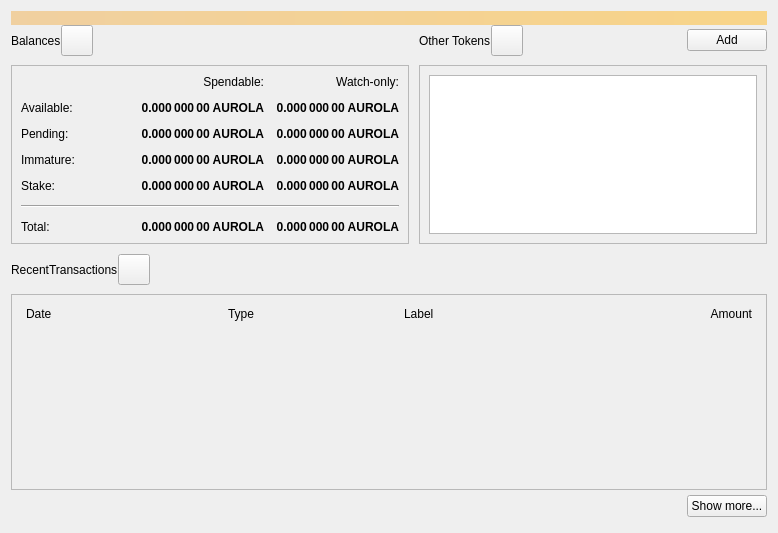
<?xml version="1.0" encoding="UTF-8"?>
<ui version="4.0">
 <class>OverviewPage</class>
 <widget class="QWidget" name="OverviewPage">
  <property name="geometry">
   <rect>
    <x>0</x>
    <y>0</y>
    <width>778</width>
    <height>533</height>
   </rect>
  </property>
  <property name="windowTitle">
   <string>Form</string>
  </property>
  <layout class="QVBoxLayout" name="topLayout">
   <property name="spacing">
    <number>0</number>
   </property>
   <item>
    <widget class="QLabel" name="labelAlerts">
     <property name="visible">
      <bool>false</bool>
     </property>
     <property name="styleSheet">
      <string notr="true">QLabel { background-color: qlineargradient(x1: 0, y1: 0, x2: 1, y2: 0, stop:0 #F0D0A0, stop:1 #F8D488); color:#000000; }</string>
     </property>
     <property name="wordWrap">
      <bool>true</bool>
     </property>
     <property name="margin">
      <number>3</number>
     </property>
     <property name="textInteractionFlags">
      <set>Qt::TextSelectableByMouse</set>
     </property>
    </widget>
   </item>
   <item>
    <layout class="QGridLayout" name="gridLayout_2">
     <item row="0" column="2">
      <layout class="QHBoxLayout" name="horizontalLayout_4">
       <property name="bottomMargin">
        <number>9</number>
       </property>
       <item>
        <widget class="QLabel" name="labelTokens">
         <property name="text">
          <string>Other Tokens</string>
         </property>
        </widget>
       </item>
       <item>
        <widget class="QToolButton" name="labelTokenStatus">
         <property name="toolTip">
          <string>The displayed information may be out of date. Your wallet automatically synchronizes with the Qtum network after a connection is established, but this process has not completed yet.</string>
         </property>
         <property name="text">
          <string/>
         </property>
         <property name="iconSize">
          <size>
           <width>24</width>
           <height>24</height>
          </size>
         </property>
         <property name="flat" stdset="0">
          <bool>false</bool>
         </property>
        </widget>
       </item>
       <item>
        <spacer name="horizontalSpacer_7">
         <property name="orientation">
          <enum>Qt::Horizontal</enum>
         </property>
         <property name="sizeHint" stdset="0">
          <size>
           <width>40</width>
           <height>20</height>
          </size>
         </property>
        </spacer>
       </item>
       <item>
        <widget class="QPushButton" name="buttonAddToken">
         <property name="text">
          <string>Add</string>
         </property>
        </widget>
       </item>
      </layout>
     </item>
     <item row="1" column="2">
      <widget class="QFrame" name="frameOtherTokens">
       <property name="minimumSize">
        <size>
         <width>0</width>
         <height>100</height>
        </size>
       </property>
       <property name="frameShape">
        <enum>QFrame::StyledPanel</enum>
       </property>
       <property name="frameShadow">
        <enum>QFrame::Raised</enum>
       </property>
       <layout class="QVBoxLayout" name="verticalLayout_10">
        <item>
         <widget class="QListView" name="listTokens">
          <property name="enabled">
           <bool>true</bool>
          </property>
         </widget>
        </item>
       </layout>
      </widget>
     </item>
     <item row="1" column="0">
      <widget class="QFrame" name="frameBalances">
       <property name="frameShape">
        <enum>QFrame::StyledPanel</enum>
       </property>
       <property name="frameShadow">
        <enum>QFrame::Raised</enum>
       </property>
       <layout class="QVBoxLayout" name="verticalLayout_4">
        <item>
         <layout class="QGridLayout" name="gridLayout">
          <property name="spacing">
           <number>12</number>
          </property>
          <item row="2" column="3">
           <widget class="QLabel" name="labelWatchPending">
            <property name="font">
             <font>
              <weight>75</weight>
              <bold>true</bold>
             </font>
            </property>
            <property name="cursor">
             <cursorShape>IBeamCursor</cursorShape>
            </property>
            <property name="toolTip">
             <string>Unconfirmed transactions to watch-only addresses</string>
            </property>
            <property name="text">
             <string notr="true">0.000 000 00 AUROLA</string>
            </property>
            <property name="alignment">
             <set>Qt::AlignRight|Qt::AlignTrailing|Qt::AlignVCenter</set>
            </property>
            <property name="textInteractionFlags">
             <set>Qt::LinksAccessibleByMouse|Qt::TextSelectableByKeyboard|Qt::TextSelectableByMouse</set>
            </property>
           </widget>
          </item>
          <item row="2" column="2">
           <widget class="QLabel" name="labelUnconfirmed">
            <property name="font">
             <font>
              <weight>75</weight>
              <bold>true</bold>
             </font>
            </property>
            <property name="cursor">
             <cursorShape>IBeamCursor</cursorShape>
            </property>
            <property name="toolTip">
             <string>Total of transactions that have yet to be confirmed, and do not yet count toward the spendable balance</string>
            </property>
            <property name="text">
             <string notr="true">0.000 000 00 AUROLA</string>
            </property>
            <property name="alignment">
             <set>Qt::AlignRight|Qt::AlignTrailing|Qt::AlignVCenter</set>
            </property>
            <property name="textInteractionFlags">
             <set>Qt::LinksAccessibleByMouse|Qt::TextSelectableByKeyboard|Qt::TextSelectableByMouse</set>
            </property>
           </widget>
          </item>
          <item row="3" column="2">
           <widget class="QLabel" name="labelImmature">
            <property name="font">
             <font>
              <weight>75</weight>
              <bold>true</bold>
             </font>
            </property>
            <property name="cursor">
             <cursorShape>IBeamCursor</cursorShape>
            </property>
            <property name="toolTip">
             <string>Mined balance that has not yet matured</string>
            </property>
            <property name="text">
             <string notr="true">0.000 000 00 AUROLA</string>
            </property>
            <property name="alignment">
             <set>Qt::AlignRight|Qt::AlignTrailing|Qt::AlignVCenter</set>
            </property>
            <property name="textInteractionFlags">
             <set>Qt::LinksAccessibleByMouse|Qt::TextSelectableByKeyboard|Qt::TextSelectableByMouse</set>
            </property>
           </widget>
          </item>
          <item row="3" column="0">
           <widget class="QLabel" name="labelImmatureText">
            <property name="text">
             <string>Immature:</string>
            </property>
           </widget>
          </item>
          <item row="0" column="3">
           <widget class="QLabel" name="labelWatchonly">
            <property name="text">
             <string>Watch-only:</string>
            </property>
            <property name="alignment">
             <set>Qt::AlignRight|Qt::AlignTrailing|Qt::AlignVCenter</set>
            </property>
           </widget>
          </item>
          <item row="1" column="0">
           <widget class="QLabel" name="labelBalanceText">
            <property name="text">
             <string>Available:</string>
            </property>
           </widget>
          </item>
          <item row="1" column="2">
           <widget class="QLabel" name="labelBalance">
            <property name="font">
             <font>
              <weight>75</weight>
              <bold>true</bold>
             </font>
            </property>
            <property name="cursor">
             <cursorShape>IBeamCursor</cursorShape>
            </property>
            <property name="toolTip">
             <string>Your current spendable balance</string>
            </property>
            <property name="text">
             <string notr="true">0.000 000 00 AUROLA</string>
            </property>
            <property name="alignment">
             <set>Qt::AlignRight|Qt::AlignTrailing|Qt::AlignVCenter</set>
            </property>
            <property name="textInteractionFlags">
             <set>Qt::LinksAccessibleByMouse|Qt::TextSelectableByKeyboard|Qt::TextSelectableByMouse</set>
            </property>
           </widget>
          </item>
          <item row="1" column="3">
           <widget class="QLabel" name="labelWatchAvailable">
            <property name="font">
             <font>
              <weight>75</weight>
              <bold>true</bold>
             </font>
            </property>
            <property name="cursor">
             <cursorShape>IBeamCursor</cursorShape>
            </property>
            <property name="toolTip">
             <string>Your current balance in watch-only addresses</string>
            </property>
            <property name="text">
             <string notr="true">0.000 000 00 AUROLA</string>
            </property>
            <property name="alignment">
             <set>Qt::AlignRight|Qt::AlignTrailing|Qt::AlignVCenter</set>
            </property>
            <property name="textInteractionFlags">
             <set>Qt::LinksAccessibleByMouse|Qt::TextSelectableByKeyboard|Qt::TextSelectableByMouse</set>
            </property>
           </widget>
          </item>
          <item row="2" column="0">
           <widget class="QLabel" name="labelPendingText">
            <property name="text">
             <string>Pending:</string>
            </property>
           </widget>
          </item>
          <item row="0" column="2">
           <widget class="QLabel" name="labelSpendable">
            <property name="text">
             <string>Spendable:</string>
            </property>
            <property name="alignment">
             <set>Qt::AlignRight|Qt::AlignTrailing|Qt::AlignVCenter</set>
            </property>
           </widget>
          </item>
          <item row="4" column="0">
           <widget class="QLabel" name="labelStakeText">
            <property name="text">
             <string>Stake:</string>
            </property>
           </widget>
          </item>
          <item row="4" column="2">
           <widget class="QLabel" name="labelStake">
            <property name="font">
             <font>
              <weight>75</weight>
              <bold>true</bold>
             </font>
            </property>
            <property name="text">
             <string>0.000 000 00 AUROLA</string>
            </property>
            <property name="alignment">
             <set>Qt::AlignRight|Qt::AlignTrailing|Qt::AlignVCenter</set>
            </property>
            <property name="textInteractionFlags">
             <set>Qt::LinksAccessibleByMouse|Qt::TextSelectableByKeyboard|Qt::TextSelectableByMouse</set>
            </property>
           </widget>
          </item>
          <item row="4" column="3">
           <widget class="QLabel" name="labelWatchStake">
            <property name="font">
             <font>
              <weight>75</weight>
              <bold>true</bold>
             </font>
            </property>
            <property name="text">
             <string>0.000 000 00 AUROLA</string>
            </property>
            <property name="alignment">
             <set>Qt::AlignRight|Qt::AlignTrailing|Qt::AlignVCenter</set>
            </property>
            <property name="textInteractionFlags">
             <set>Qt::LinksAccessibleByMouse|Qt::TextSelectableByKeyboard|Qt::TextSelectableByMouse</set>
            </property>
           </widget>
          </item>
          <item row="3" column="3">
           <widget class="QLabel" name="labelWatchImmature">
            <property name="font">
             <font>
              <weight>75</weight>
              <bold>true</bold>
             </font>
            </property>
            <property name="cursor">
             <cursorShape>IBeamCursor</cursorShape>
            </property>
            <property name="toolTip">
             <string>Mined balance in watch-only addresses that has not yet matured</string>
            </property>
            <property name="text">
             <string notr="true">0.000 000 00 AUROLA</string>
            </property>
            <property name="alignment">
             <set>Qt::AlignRight|Qt::AlignTrailing|Qt::AlignVCenter</set>
            </property>
            <property name="textInteractionFlags">
             <set>Qt::LinksAccessibleByMouse|Qt::TextSelectableByKeyboard|Qt::TextSelectableByMouse</set>
            </property>
           </widget>
          </item>
          <item row="7" column="3">
           <widget class="QLabel" name="labelWatchTotal">
            <property name="font">
             <font>
              <weight>75</weight>
              <bold>true</bold>
             </font>
            </property>
            <property name="cursor">
             <cursorShape>IBeamCursor</cursorShape>
            </property>
            <property name="toolTip">
             <string>Current total balance in watch-only addresses</string>
            </property>
            <property name="text">
             <string notr="true">0.000 000 00 AUROLA</string>
            </property>
            <property name="alignment">
             <set>Qt::AlignRight|Qt::AlignTrailing|Qt::AlignVCenter</set>
            </property>
            <property name="textInteractionFlags">
             <set>Qt::LinksAccessibleByMouse|Qt::TextSelectableByKeyboard|Qt::TextSelectableByMouse</set>
            </property>
           </widget>
          </item>
          <item row="5" column="0" colspan="4">
           <spacer name="verticalSpacer">
            <property name="orientation">
             <enum>Qt::Vertical</enum>
            </property>
            <property name="sizeHint" stdset="0">
             <size>
              <width>20</width>
              <height>40</height>
             </size>
            </property>
           </spacer>
          </item>
          <item row="7" column="2">
           <widget class="QLabel" name="labelTotal">
            <property name="font">
             <font>
              <weight>75</weight>
              <bold>true</bold>
             </font>
            </property>
            <property name="cursor">
             <cursorShape>IBeamCursor</cursorShape>
            </property>
            <property name="toolTip">
             <string>Your current total balance</string>
            </property>
            <property name="text">
             <string notr="true">0.000 000 00 AUROLA</string>
            </property>
            <property name="alignment">
             <set>Qt::AlignRight|Qt::AlignTrailing|Qt::AlignVCenter</set>
            </property>
            <property name="textInteractionFlags">
             <set>Qt::LinksAccessibleByMouse|Qt::TextSelectableByKeyboard|Qt::TextSelectableByMouse</set>
            </property>
           </widget>
          </item>
          <item row="0" column="1" rowspan="5">
           <spacer name="horizontalSpacer_5">
            <property name="orientation">
             <enum>Qt::Horizontal</enum>
            </property>
            <property name="sizeHint" stdset="0">
             <size>
              <width>40</width>
              <height>20</height>
             </size>
            </property>
           </spacer>
          </item>
          <item row="7" column="0">
           <widget class="QLabel" name="labelTotalText">
            <property name="text">
             <string>Total:        </string>
            </property>
           </widget>
          </item>
          <item row="6" column="0" colspan="4">
           <widget class="Line" name="hLine">
            <property name="orientation">
             <enum>Qt::Horizontal</enum>
            </property>
           </widget>
          </item>
         </layout>
        </item>
       </layout>
      </widget>
     </item>
     <item row="0" column="0">
      <layout class="QHBoxLayout" name="horizontalLayout_2">
       <property name="bottomMargin">
        <number>9</number>
       </property>
       <item>
        <widget class="QLabel" name="labelBalances">
         <property name="text">
          <string>Balances</string>
         </property>
        </widget>
       </item>
       <item>
        <widget class="QToolButton" name="labelWalletStatus">
         <property name="enabled">
          <bool>true</bool>
         </property>
         <property name="toolTip">
          <string>The displayed information may be out of date. Your wallet automatically synchronizes with the Qtum network after a connection is established, but this process has not completed yet.</string>
         </property>
         <property name="text">
          <string/>
         </property>
         <property name="icon">
          <iconset>
           <normaloff>:/icons/warning</normaloff>
           <disabledoff>:/icons/warning</disabledoff>:/icons/warning</iconset>
         </property>
         <property name="iconSize">
          <size>
           <width>24</width>
           <height>24</height>
          </size>
         </property>
         <property name="flat" stdset="0">
          <bool>false</bool>
         </property>
        </widget>
       </item>
       <item>
        <spacer name="horizontalSpacer">
         <property name="orientation">
          <enum>Qt::Horizontal</enum>
         </property>
         <property name="sizeHint" stdset="0">
          <size>
           <width>40</width>
           <height>20</height>
          </size>
         </property>
        </spacer>
       </item>
      </layout>
     </item>
     <item row="0" column="1" rowspan="2">
      <spacer name="horizontalSpacer_4">
       <property name="orientation">
        <enum>Qt::Horizontal</enum>
       </property>
       <property name="sizeType">
        <enum>QSizePolicy::Fixed</enum>
       </property>
       <property name="sizeHint" stdset="0">
        <size>
         <width>10</width>
         <height>20</height>
        </size>
       </property>
      </spacer>
     </item>
    </layout>
   </item>
   <item>
    <spacer name="verticalSpacer_4">
     <property name="orientation">
      <enum>Qt::Vertical</enum>
     </property>
     <property name="sizeType">
      <enum>QSizePolicy::Fixed</enum>
     </property>
     <property name="sizeHint" stdset="0">
      <size>
       <width>20</width>
       <height>10</height>
      </size>
     </property>
    </spacer>
   </item>
   <item>
    <layout class="QHBoxLayout" name="horizontalLayout_6">
     <property name="bottomMargin">
      <number>9</number>
     </property>
     <item>
      <widget class="QLabel" name="labelRecentTransactions">
       <property name="text">
        <string>RecentTransactions</string>
       </property>
      </widget>
     </item>
     <item>
      <widget class="QToolButton" name="labelTransactionsStatus">
       <property name="enabled">
        <bool>true</bool>
       </property>
       <property name="toolTip">
        <string>The displayed information may be out of date. Your wallet automatically synchronizes with the Qtum network after a connection is established, but this process has not completed yet.</string>
       </property>
       <property name="text">
        <string/>
       </property>
       <property name="icon">
        <iconset>
         <normaloff>:/icons/warning</normaloff>
         <disabledoff>:/icons/warning</disabledoff>:/icons/warning</iconset>
       </property>
       <property name="iconSize">
        <size>
         <width>24</width>
         <height>24</height>
        </size>
       </property>
       <property name="flat" stdset="0">
        <bool>false</bool>
       </property>
      </widget>
     </item>
     <item>
      <spacer name="horizontalSpacer_3">
       <property name="orientation">
        <enum>Qt::Horizontal</enum>
       </property>
       <property name="sizeHint" stdset="0">
        <size>
         <width>40</width>
         <height>20</height>
        </size>
       </property>
      </spacer>
     </item>
    </layout>
   </item>
   <item>
    <layout class="QVBoxLayout" name="verticalLayout_3">
     <item>
      <widget class="QFrame" name="frameRecentTransactions">
       <property name="frameShape">
        <enum>QFrame::StyledPanel</enum>
       </property>
       <property name="frameShadow">
        <enum>QFrame::Raised</enum>
       </property>
       <layout class="QVBoxLayout" name="verticalLayout_8">
        <item>
         <layout class="QHBoxLayout" name="horizontalLayout_3">
          <property name="spacing">
           <number>5</number>
          </property>
          <property name="leftMargin">
           <number>5</number>
          </property>
          <property name="rightMargin">
           <number>5</number>
          </property>
          <item>
           <widget class="QLabel" name="labelDate">
            <property name="text">
             <string>Date</string>
            </property>
           </widget>
          </item>
          <item>
           <spacer name="horizontalSpacer_2">
            <property name="orientation">
             <enum>Qt::Horizontal</enum>
            </property>
            <property name="sizeType">
             <enum>QSizePolicy::Fixed</enum>
            </property>
            <property name="sizeHint" stdset="0">
             <size>
              <width>25</width>
              <height>20</height>
             </size>
            </property>
           </spacer>
          </item>
          <item>
           <widget class="QLabel" name="labelType">
            <property name="text">
             <string>Type</string>
            </property>
           </widget>
          </item>
          <item>
           <widget class="QLabel" name="labelAddress">
            <property name="text">
             <string>Label</string>
            </property>
           </widget>
          </item>
          <item>
           <widget class="QLabel" name="labelAmount">
            <property name="text">
             <string>Amount</string>
            </property>
            <property name="alignment">
             <set>Qt::AlignRight|Qt::AlignTrailing|Qt::AlignVCenter</set>
            </property>
           </widget>
          </item>
         </layout>
        </item>
        <item>
         <widget class="QListView" name="listTransactions">
          <property name="styleSheet">
           <string notr="true">QListView { background: transparent; }</string>
          </property>
          <property name="frameShape">
           <enum>QFrame::NoFrame</enum>
          </property>
          <property name="verticalScrollBarPolicy">
           <enum>Qt::ScrollBarAlwaysOff</enum>
          </property>
          <property name="horizontalScrollBarPolicy">
           <enum>Qt::ScrollBarAlwaysOff</enum>
          </property>
         </widget>
        </item>
       </layout>
      </widget>
     </item>
     <item>
      <layout class="QHBoxLayout" name="horizontalLayout">
       <property name="topMargin">
        <number>5</number>
       </property>
       <property name="bottomMargin">
        <number>5</number>
       </property>
       <item>
        <spacer name="horizontalSpacer_6">
         <property name="orientation">
          <enum>Qt::Horizontal</enum>
         </property>
         <property name="sizeHint" stdset="0">
          <size>
           <width>40</width>
           <height>20</height>
          </size>
         </property>
        </spacer>
       </item>
       <item>
        <widget class="QPushButton" name="showMoreButton">
         <property name="text">
          <string>Show more...</string>
         </property>
        </widget>
       </item>
      </layout>
     </item>
    </layout>
   </item>
  </layout>
 </widget>
 <resources/>
 <connections/>
</ui>
